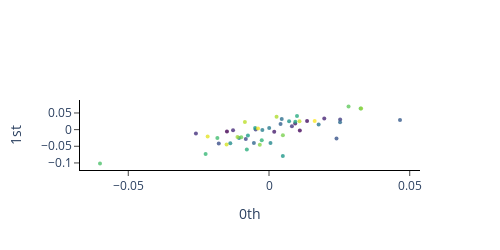
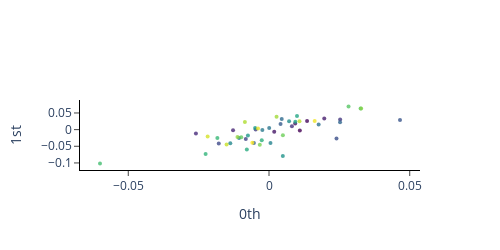
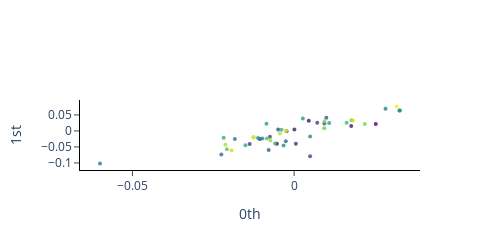

Notebook code for these charts, in order:
### Code cell
# index of the following dates in the data_df 
dates = dates_to_index(["2000-5-08", "2000-5-09", "2000-5-31"], data_df)

layout = dict(
    width = 500,
    height = 250
)
plotly_params = {
    "layout": layout
}

for date in dates:
    plot_point_cloud(data_df[["^GSPC", "^IXIC"]][date-50:date].to_numpy(), plotly_params = plotly_params).show()
